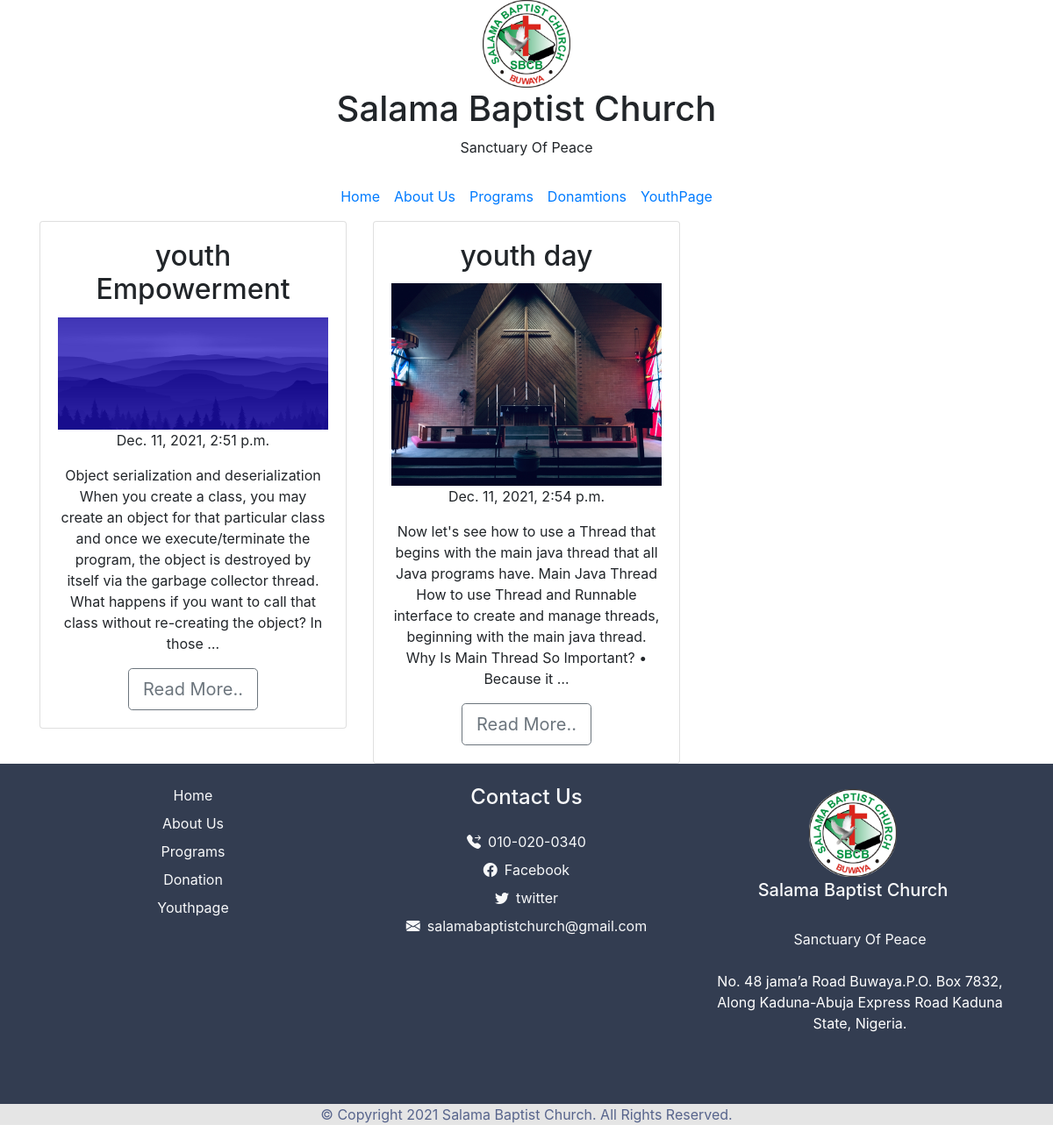
/youthpage, run on the app's committed database.
### salamaapp/models.py (models this page shows)
class youthpost(models.Model):
    title= models.CharField(max_length=200)
    details= models.CharField(max_length=1000)
    date= models.DateTimeField(default= datetime.now, blank=True )
    image= models.ImageField(upload_to=filepath, null=True, blank=True)

### salamaapp/views.py (the view)
# urls.py: path('youthpage', views.youthpage, name='youthpage')
def youthpage(request):
    post= youthpost.objects.all()
    return render(request, 'youthpage.html', {'posts':post})

### templates/youthpage.html (shortened to what this page needs)
{% load static%}
<!DOCTYPE html>
<html lang="en">
<head>
        <link rel="stylesheet" href="https://cdn.jsdelivr.net/npm/bootstrap-icons@1.7.1/font/bootstrap-icons.css">
        <link rel="stylesheet" href="{% static 'css/styles.css' %}">
        <link rel="stylesheet" href="{% static 'css/bootstrap.min.css' %}">
</head>
<body class="about-body">
        <section id="title">
            <div>
                <div  class="bootstrap-icons"> <img id="logo" src="{% static 'img/sbclogo.png' %}"></div>
                <h1>Salama Baptist Church</h1>
                <p> Sanctuary Of Peace</p>
            </div>
            <nav class="navbar navbar-expand-lg ">
            <div class="collapse navbar-collapse "  id="navbarTogglerDemo02">
                <ul class="navbar-nav mx-auto ">
                    <li class="nav-item">
                        <a class="nav-link" href="/"> Home</a>
                    </li>
                    <li class="nav-item">
                        <a class="nav-link" href="about"> About Us</a>
                    </li>
                    <li class="nav-item">
                        <a class="nav-link" href="programs"> Programs</a>
                    </li>
                    <li class="nav-item">
                        <a class="nav-link" href="donation"> Donamtions </a>
                    </li>
                    <li class="nav-item">
                        <a class="nav-link" href="youthpage">YouthPage</a>
                    </li>
                </ul>
            </div>
        </nav>
        </section>
        <section class="programs">
            <div class="container">
                <div class="row">
                    {% for post in posts %}
                    <div class="col-lg-4">
                        <div class="card">
                                    <div class="card-body">
                                        <h2 class="card-title"> {{post.title}}</h2>
                                            {% if post.image %}
                                            <img class="team-member-img img-fluid " src="{{ post.image.url }}" alt="Card image">
                                            {% else %}
                                            <img class="team-member-img img-fluid " src="{% static 'img/walls.jpg' %}" alt="Card image">
                                            {% endif %}
                                        <p>{{post.date}}</p>
                                        <p class="card-text">{{post.details | truncatewords:50}}</p>
                                         <a class="btn btn-outline-secondary btn-lg" href="/post/{{post.id}}" role="button">Read More..</a>
                                    </div>
                                </div>
                    </div>
                   {% endfor %}
                </div>
            </div>
        </section>
            <footer>
                             <div class="container">
            <div class="row py-4">
                <div class="col-lg-4 col-md-4 my-sm-0 mt-4">
                        <ul class="list-unstyled text-light light-300">
                            <li class="pb-2">
                                <a class="text-decoration-none text-light" href="/">Home</a>
                            </li>
                            <li class="pb-2">
                                <a class="text-decoration-none text-light py-1" href="about">About Us</a>
                            </li>
                            <li class="pb-2">
                                <a class="text-decoration-none text-light py-1" href="programs">Programs</a>
                            </li>
                            <li class="pb-2">
                                <a class="text-decoration-none text-light py-1" href="donation">Donation</a>
                            </li>
                            <li class="pb-2">
                                <a class="text-decoration-none text-light py-1" href="youthpage">Youthpage</a>
                            </li>
                        </ul>
                </div>
                <div class="col-lg-4 col-md-4 my-sm-0 mt-4">
                    <h2 class="h4 pb-lg-3 text-light light-300">Contact Us</h2>
                    <ul class="list-unstyled text-light light-300">
                        <li class="pb-2">
                            <i class="bi bi-telephone-forward-fill mr-2"></i><a class="text-decoration-none text-light py-1" href="tel:010-020-0340">010-020-0340</a>
                        </li>
                         <li class="pb-2">
                            <i class="bi bi-facebook mr-2"></i><a class="text-decoration-none text-light py-1" href="">Facebook</a>
                        </li>
                        <li class="pb-2">
                            <i class="bi bi-twitter mr-2"></i><a class="text-decoration-none text-light py-1" href="">twitter</a>
                        </li>
                        <li class="pb-2">
                            <i class="bi bi-envelope-fill mr-2"></i><a class="text-decoration-none text-light py-1" href="mailto:info@company.com">salamabaptistchurch@gmail.com</a>
                        </li>
                    </ul>
                </div>
                 <div class="col-lg-4 col-12 align-left">
                    <a class="navbar-brand" href="/">
                        <div  class="footer-image"> <img id="logo" src="{% static 'img/sbclogo.png' %}"></div>
                        <span class="text-light h5">Salama</span> <span class="text-light h5 semi-bold-600">Baptist Church</span>
                    </a>
                    <p class="text-light my-lg-4 my-2">
                        Sanctuary Of Peace
                    </p>
                    <p>No. 48 jama’a Road Buwaya.P.O. Box 7832, Along Kaduna-Abuja Express Road Kaduna State, Nigeria.</p>
                    <ul class="list-inline footer-icons light-300">
                    </ul>
                </div>
            </div>
        </div>
            <div class="footer">
                        <p>
                            © Copyright 2021 Salama Baptist Church. All Rights Reserved.
                        </p>
            </div>
            </footer>
</body>
</html>

### static/css/styles.css (style rules this page uses)
body { background-color: #F4F3EA; color: #333d51; font-family: 'Merriweather', serif; font: size 10px; }
h1 { margin-bottom: 0; }
a { color: #333d51; }
#logo { width: 100px; height: 100px; }
#title { text-align: center; }
footer { background-color: #333d51; text-align: center; color: #ffff; }
.footer { background-color: #e5e5e5; color: #57648c; }
.about-body { text-align: center; }

### data on the page
youthpost: title "youth Empowerment", image (picture), date "Dec. 11, 2021, 2:51 p.m.", details "Object serialization and deserialization When you create a class, you may create an object for that particular class and once we execute/terminate the program, the object is destroyed by itself via the garbage collector thread. What happens if you want to call that class without re-creating the object? In those …"
youthpost: title "youth day", date "Dec. 11, 2021, 2:54 p.m.", details "Now let's see how to use a Thread that begins with the main java thread that all Java programs have. Main Java Thread How to use Thread and Runnable interface to create and manage threads, beginning with the main java thread. Why Is Main Thread So Important? • Because it …"
